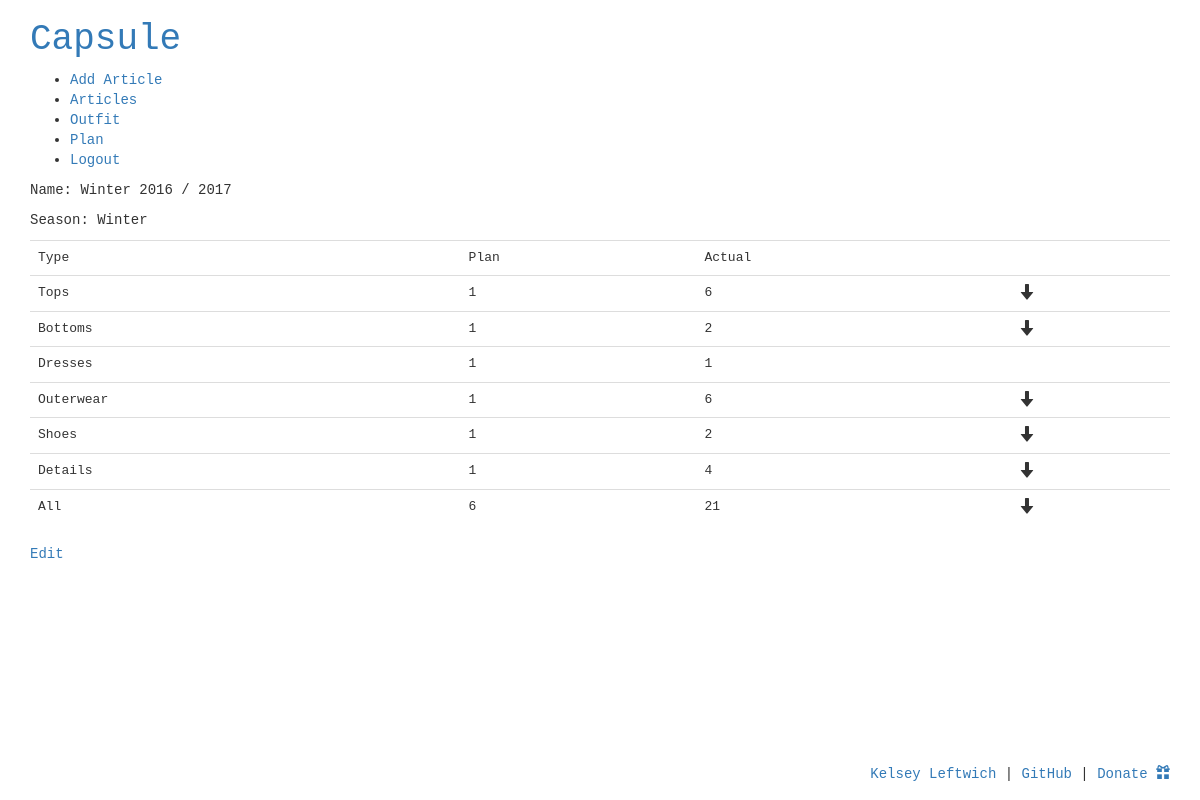
The app's page /plan/3/ (signed in) with its own data.
### grid/models.py (models this page shows)
class Plan(models.Model):
	SEASON_TYPES = (
		('W','Winter'),
		('P','Spring'),
		('S','Summer'),
		('A','Autumn'),
		)
	name = models.CharField(max_length=255)
	user = models.ForeignKey(User, on_delete=models.CASCADE, null=False)
	season_type = models.CharField(max_length=1, choices=SEASON_TYPES, null=True)
	top_count = models.IntegerField(blank=False, null=False, default=1, validators=[MinValueValidator(0)])
	bottom_count = models.IntegerField(blank=False, null=False, default=1, validators=[MinValueValidator(0)])
	dress_count = models.IntegerField(blank=False, null=False, default=1, validators=[MinValueValidator(0)])
	shoe_count = models.IntegerField(blank=False, null=False, default=1, validators=[MinValueValidator(0)])
	details_count = models.IntegerField(blank=False, null=False, default=1, validators=[MinValueValidator(0)])
	outer_count = models.IntegerField(blank=False, null=False, default=1, validators=[MinValueValidator(0)])
	def total(self):
		total = self.top_count + self.bottom_count + self.dress_count + self.shoe_count + self.details_count + self.outer_count
		return total

### grid/views.py (the view)
# urls.py: url(r'^plan/(?P<plan_id>[0-9]+)/$', views.plan_detail, name='plan_detail'),
@login_required
def plan_detail(request, plan_id):
	plan = Plan.objects.get(id=plan_id)
	if plan.user != request.user:
		raise Http404
	tops_actual = Article.objects.filter(article_type='T', user=request.user).count()
	bottoms_actual = Article.objects.filter(article_type='B', user=request.user).count()
	dresses_actual = Article.objects.filter(article_type='D', user=request.user).count()
	details_actual = Article.objects.filter(article_type='A', user=request.user).count()
	shoes_actual = Article.objects.filter(article_type='S', user=request.user).count()
	outer_actual = Article.objects.filter(article_type='O', user=request.user).count()
	total_actual = Article.objects.filter(user=request.user).count()
	return render(
		request,
		'plans/plan_detail.html',{
			'plan_id': plan_id,
			'plan': plan,
			'tops_actual': tops_actual,
			'bottoms_actual': bottoms_actual,
			'dresses_actual': dresses_actual,
			'details_actual': details_actual,
			'shoes_actual': shoes_actual,
			'outer_actual': outer_actual,
			'total_actual': total_actual,
		}
		)

### grid/templates/plans/plan_detail.html (shortened to what this page needs)
{% extends 'base.html' %}
{% block content %}
{% if plan %}
<p>Name: {{plan.name}}</p>
<p>Season: {{plan.get_season_type_display}}</p>
<table class="table">
	<tr>
		<td>Type</td>
		<td>Plan</td>
		<td>Actual</td>
		<td></td>
	</tr>
	<tr>
		<td>Tops</td>
		<td>{{ plan.top_count }}</td>
		<td>{{tops_actual}}</td>
		<td>
			{% include 'includes/plan_compare.html' with plan_var=plan.top_count actual_var=tops_actual%}
		</td>
	</tr>
	<tr>
		<td>Bottoms</td>
		<td>
			{{plan.bottom_count}}
		</td>
		<td>{{bottoms_actual}}</td>
		<td>
			{% include 'includes/plan_compare.html' with plan_var=plan.bottom_count actual_var=bottoms_actual%}
		</td>
	</tr>
	<tr>
		<td>Dresses</td>
		<td>
			{{plan.dress_count}}
		</td>
		<td>{{dresses_actual}}</td>
		<td>
		</td>
	</tr>
	<tr>
		<td>Outerwear</td>
		<td>
			{{plan.outer_count}}
		</td>
		<td>{{outer_actual}}</td>
		<td>
			{% include 'includes/plan_compare.html' with plan_var=plan.outer_count actual_var=outer_actual%}
		</td>
	</tr>
	<tr>
		<td>Shoes</td>
		<td>
			{{plan.shoe_count}}
		</td>
		<td>{{shoes_actual}}</td>
		<td>
			{% include 'includes/plan_compare.html' with plan_var=plan.shoe_count actual_var=shoes_actual%}
		</td>
	</tr>
	<tr>
		<td>Details</td>
		<td>
			{{plan.details_count}}
		</td>
		<td>{{details_actual}}</td>
		<td>
			{% include 'includes/plan_compare.html' with plan_var=plan.details_count actual_var=details_actual%}
		</td>
	</tr>
	<tr>
		<td>
			All
		</td>
		<td>
			{{plan.total}}
		</td>
		<td>
			{{total_actual}}
		</td>
		<td>
			{% include 'includes/plan_compare.html' with plan_var=plan.total actual_var=total_actual%}
		</td>
	</tr>
</table>
<p>
	<a href="{% url 'edit_plan' plan_id=plan.id %}">Edit</a>
</p>
{% else %}
No plan set. <a href="{% url 'new_plan' %}">Create Plan</a>
{% endif %}
{% endblock content %}

### grid/static/css/style.css (style rules this page uses)
body { font-family: monospace; }

### records on screen
Plan: name "Winter 2016 / 2017", season_type "Winter", top_count "1", bottom_count "1", dress_count "1", outer_count "1", shoe_count "1", details_count "1", total "6"

### other values on screen
{{ tops_actual }} "6"
{{ bottoms_actual }} "2"
{{ dresses_actual }} "1"
{{ outer_actual }} "6"
{{ shoes_actual }} "2"
{{ details_actual }} "4"
{{ total_actual }} "21"
